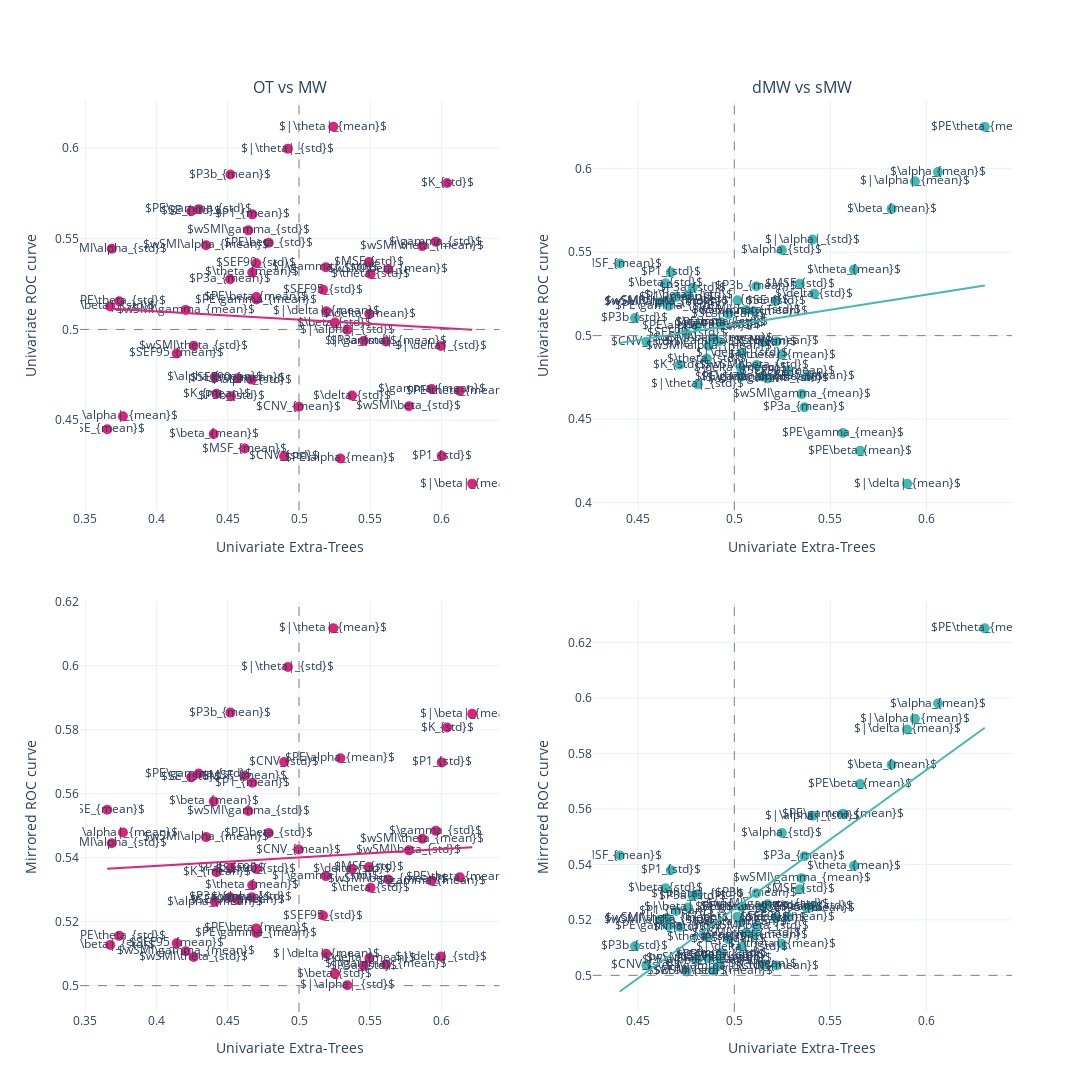

The notebook cell this image was saved under:
### Markdown cell above
## ROC vs Extra trees

### Code cell
mind_regression = sm.OLS(mind.AUC_roc, sm.add_constant(mind.AUC_extra)).fit().fittedvalues
mw_regression = sm.OLS(mw.AUC_roc,sm.add_constant(mw.AUC_extra)).fit().fittedvalues

fig = make_subplots(rows=2, cols=2, 
                    subplot_titles = ['OT vs MW', 'dMW vs sMW'],
                    specs=[[{"type": "scatter"}, {"type": "scatter"}], [{"type": "scatter"}, {"type": "scatter"}]],
                                           column_widths=[0.5, 0.5],
    row_heights=[0.5, 0.5],
                   vertical_spacing = 0.1)

fig.add_trace(go.Scatter(
    x=mind.AUC_extra,
    y=mind.AUC_roc,
    text = mind.markers,
    mode = 'markers+text',
    marker = {'color':pink, 'size': 10},
#     marker_symbol= symbol_fun(mind, significant_mw)
    
),row = 1, col = 1)
# fig.add_trace(px.scatter(mind, x = 'AUC_x', y = 'AUC_y', trendline= 'ols', text = 'marker'), row = 1, col = 1)

fig.add_vline(x=0.5, line_width=1, line_dash="dash", line_color="grey", row = 1, col = 1)
fig.add_hline(y=0.5, line_width=1, line_dash="dash", line_color="grey", row = 1, col = 1)

fig.add_trace(go.Scatter(name='line of best fit', x=mind.AUC_extra, y=mind_regression, mode='lines', line_color=pink), row = 1, col = 1)


fig.add_trace(go.Scatter(
    x=mw.AUC_extra,
    y=mw.AUC_roc,
    text = mw.markers,
    mode = 'markers+text',
    marker = {'color':lblue, 'size': 10},
#     marker_symbol= symbol_fun(mind, significant_mw)
    
), row =1, col = 2)

fig.add_vline(x=0.5, line_width=1, line_dash="dash", line_color="grey", row = 1, col = 2)
fig.add_hline(y=0.5, line_width=1, line_dash="dash", line_color="grey", row = 1, col = 2)
fig.add_trace(go.Scatter(name='line of best fit', x=mw.AUC_extra, y=mw_regression, mode='lines', line_color=lblue), row = 1, col = 2)

# # Update xaxis properties
fig.update_xaxes(title_text="Univariate Extra-Trees",row=1, col=1)
fig.update_xaxes(title_text="Univariate Extra-Trees",row=1, col=2)

# # Update yaxis properties
fig.update_yaxes(title_text="Univariate ROC curve", row=1, col=1)
fig.update_yaxes(title_text="Univariate ROC curve", row=1, col=2)

##################
#### Mirrored ####
##################

mind_regression = sm.OLS(mind.AUC_mirror, sm.add_constant(mind.AUC_extra)).fit().fittedvalues
mw_regression = sm.OLS(mw.AUC_mirror,sm.add_constant(mw.AUC_extra)).fit().fittedvalues


fig.add_trace(go.Scatter(
    x=mind.AUC_extra,
    y=mind.AUC_mirror,
    text = mind.markers,
    mode = 'markers+text',
    marker = {'color':pink, 'size': 10},
#     marker_symbol= symbol_fun(mind, significant_mw)
    
),row = 2, col = 1)
# fig.add_trace(px.scatter(mind, x = 'AUC_x', y = 'AUC_y', trendline= 'ols', text = 'marker'), row = 1, col = 1)

fig.add_vline(x=0.5, line_width=1, line_dash="dash", line_color="grey", row = 2, col = 1)
fig.add_hline(y=0.5, line_width=1, line_dash="dash", line_color="grey", row = 2, col = 1)

fig.add_trace(go.Scatter(name='line of best fit', x=mind.AUC_extra, y=mind_regression, mode='lines', line_color=pink), row = 2, col = 1)


fig.add_trace(go.Scatter(
    x=mw.AUC_extra,
    y=mw.AUC_mirror,
    text = mw.markers,
    mode = 'markers+text',
    marker = {'color':lblue, 'size': 10},
#     marker_symbol= symbol_fun(mind, significant_mw)
    
), row =2, col = 2)
fig.add_vline(x=0.5, line_width=1, line_dash="dash", line_color="grey", row = 2, col = 2)
fig.add_hline(y=0.5, line_width=1, line_dash="dash", line_color="grey", row = 2, col = 2)
fig.add_trace(go.Scatter(name='line of best fit', x=mw.AUC_extra, y=mw_regression, mode='lines', line_color=lblue), row = 2, col = 2)


# # Update xaxis properties
fig.update_xaxes(title_text="Univariate Extra-Trees",row=2, col=1)
fig.update_xaxes(title_text="Univariate Extra-Trees",row=2, col=2)

# # Update yaxis properties
fig.update_yaxes(title_text="Mirrored ROC curve", row=2, col=1)
fig.update_yaxes(title_text="Mirrored ROC curve", row=2, col=2)



fig.update_layout(
    width=1200,
    height=1200,    
    template = "plotly_white",
    showlegend=False,

)

fig.show()
pio.write_json(fig, 'Figs/univariate_roc_extratrees.plotly')
fig.write_image('Figs/univariate_roc_extratrees.png')
fig.write_image("Figs//univariate_roc_extratrees.pdf")

### Figure 1 — Plotly figure (JSON) as saved in the notebook; plotly's stock layout.template omitted (floating-point values rounded to 4 significant figures)
{"data": [{"marker": {"color": "#DE237B", "size": 10}, "mode": "markers+text", "text": ["$CNV_{mean}$", "$CNV_{std}$", "$P1_{mean}$", "$P1_{std}$", "$P3a_{mean}$", "$P3a_{std}$", "$P3b_{mean}$", "$P3b_{std}$", "$\\alpha_{mean}$", "$|\\alpha|_{mean}$", "$|\\alpha|_{std}$", "$\\alpha_{std}$", "$\\beta_{mean}$", "$|\\beta|_{mean}$", "$|\\beta|_{std}$", "$\\beta_{std}$", "$\\delta_{mean}$", "$|\\delta|_{mean}$", "$|\\delta|_{std}$", "$\\delta_{std}$", "$\\gamma_{mean}$", "$|\\gamma|_{mean}$", "$|\\gamma|_{std}$", "$\\gamma_{std}$", "$K_{mean}$", "$K_{std}$", "$MSF_{mean}$", "$MSF_{std}$", "$PE\\gamma_{mean}$", "$PE\\gamma_{std}$", "$PE\\beta_{mean}$", "$PE\\beta_{std}$", "$PE\\alpha_{mean}$", "$PE\\theta_{mean}$", "$PE\\theta_{std}$", "$SE_{mean}$", "$SE_{std}$", "$SEF90_{mean}$", "$SEF90_{std}$", "$SEF95_{mean}$", "$SEF95_{std}$", "$\\theta_{mean}$", "$|\\theta|_{mean}$", "$|\\theta|_{std}$", "$\\theta_{std}$", "$wSMI\\gamma_{mean}$", "$wSMI\\gamma_{std}$", "$wSMI\\beta_{mean}$", "$wSMI\\beta_{std}$", "$wSMI\\alpha_{mean}$", "$wSMI\\alpha_{std}$", "$wSMI\\theta_{mean}$", "$wSMI\\theta_{std}$"], "type": "scatter", "x": [0.4998, 0.4895, 0.4672, 0.6002, 0.4516, 0.5455, 0.4518, 0.4522, 0.4408, 0.3764, 0.5339, 0.4668, 0.4401, 0.6216, 0.3674, 0.5252, 0.5494, 0.5191, 0.5997, 0.5372, 0.5931, 0.5611, 0.5189, 0.5961, 0.4421, 0.604, 0.4619, 0.5491, 0.4701, 0.4295, 0.47, 0.4787, 0.5291, 0.613, 0.3737, 0.3653, 0.4243, 0.4571, 0.47, 0.4141, 0.5169, 0.4671, 0.5241, 0.4922, 0.5503, 0.4205, 0.4644, 0.5627, 0.5772, 0.4347, 0.3685, 0.5866, 0.426], "xaxis": "x", "y": [0.4574, 0.4301, 0.5634, 0.4302, 0.5276, 0.4938, 0.5854, 0.4632, 0.4738, 0.4521, 0.4999, 0.4724, 0.4424, 0.415, 0.5127, 0.5038, 0.5086, 0.51, 0.4909, 0.4635, 0.4672, 0.4934, 0.5343, 0.5484, 0.4645, 0.5807, 0.4344, 0.5371, 0.5165, 0.5663, 0.5179, 0.5477, 0.4289, 0.4661, 0.5156, 0.445, 0.5651, 0.4731, 0.5365, 0.4868, 0.5219, 0.5314, 0.6117, 0.5996, 0.5306, 0.5108, 0.5546, 0.5332, 0.4577, 0.5464, 0.5445, 0.5459, 0.491], "yaxis": "y"}, {"line": {"color": "#DE237B"}, "mode": "lines", "name": "line of best fit", "type": "scatter", "x": [0.4998, 0.4895, 0.4672, 0.6002, 0.4516, 0.5455, 0.4518, 0.4522, 0.4408, 0.3764, 0.5339, 0.4668, 0.4401, 0.6216, 0.3674, 0.5252, 0.5494, 0.5191, 0.5997, 0.5372, 0.5931, 0.5611, 0.5189, 0.5961, 0.4421, 0.604, 0.4619, 0.5491, 0.4701, 0.4295, 0.47, 0.4787, 0.5291, 0.613, 0.3737, 0.3653, 0.4243, 0.4571, 0.47, 0.4141, 0.5169, 0.4671, 0.5241, 0.4922, 0.5503, 0.4205, 0.4644, 0.5627, 0.5772, 0.4347, 0.3685, 0.5866, 0.426], "xaxis": "x", "y": [0.5054, 0.5059, 0.5069, 0.5008, 0.5076, 0.5033, 0.5076, 0.5076, 0.5081, 0.511, 0.5038, 0.5069, 0.5081, 0.4998, 0.5115, 0.5042, 0.5031, 0.5045, 0.5008, 0.5037, 0.5011, 0.5026, 0.5045, 0.501, 0.508, 0.5006, 0.5071, 0.5031, 0.5067, 0.5086, 0.5068, 0.5064, 0.504, 0.5002, 0.5112, 0.5116, 0.5088, 0.5073, 0.5068, 0.5093, 0.5046, 0.5069, 0.5043, 0.5057, 0.5031, 0.509, 0.507, 0.5025, 0.5018, 0.5084, 0.5114, 0.5014, 0.5088], "yaxis": "y"}, {"marker": {"color": "#42B9B2", "size": 10}, "mode": "markers+text", "text": ["$CNV_{mean}$", "$CNV_{std}$", "$P1_{mean}$", "$P1_{std}$", "$P3a_{mean}$", "$P3a_{std}$", "$P3b_{mean}$", "$P3b_{std}$", "$\\alpha_{mean}$", "$|\\alpha|_{mean}$", "$|\\alpha|_{std}$", "$\\alpha_{std}$", "$\\beta_{mean}$", "$|\\beta|_{mean}$", "$|\\beta|_{std}$", "$\\beta_{std}$", "$\\delta_{mean}$", "$|\\delta|_{mean}$", "$|\\delta|_{std}$", "$\\delta_{std}$", "$\\gamma_{mean}$", "$|\\gamma|_{mean}$", "$|\\gamma|_{std}$", "$\\gamma_{std}$", "$K_{mean}$", "$K_{std}$", "$MSF_{mean}$", "$MSF_{std}$", "$PE\\gamma_{mean}$", "$PE\\gamma_{std}$", "$PE\\beta_{mean}$", "$PE\\beta_{std}$", "$PE\\alpha_{mean}$", "$PE\\theta_{mean}$", "$PE\\theta_{std}$", "$SE_{mean}$", "$SE_{std}$", "$SEF90_{mean}$", "$SEF90_{std}$", "$SEF95_{mean}$", "$SEF95_{std}$", "$\\theta_{mean}$", "$|\\theta|_{mean}$", "$|\\theta|_{std}$", "$\\theta_{std}$", "$wSMI\\gamma_{mean}$", "$wSMI\\gamma_{std}$", "$wSMI\\beta_{mean}$", "$wSMI\\beta_{std}$", "$wSMI\\alpha_{mean}$", "$wSMI\\alpha_{std}$", "$wSMI\\theta_{mean}$", "$wSMI\\theta_{std}$"], "type": "scatter", "x": [0.522, 0.4542, 0.4697, 0.467, 0.5365, 0.4784, 0.5115, 0.4483, 0.606, 0.594, 0.5407, 0.5247, 0.5819, 0.5016, 0.476, 0.4642, 0.5034, 0.5899, 0.5039, 0.5416, 0.5104, 0.5145, 0.4919, 0.4931, 0.5151, 0.4716, 0.4404, 0.5341, 0.5565, 0.4659, 0.5655, 0.493, 0.4806, 0.6303, 0.5037, 0.497, 0.5215, 0.5278, 0.4751, 0.5379, 0.4928, 0.5623, 0.5247, 0.481, 0.4857, 0.5351, 0.5173, 0.4888, 0.5117, 0.4866, 0.4612, 0.465, 0.5062], "xaxis": "x2", "y": [0.4965, 0.4963, 0.5232, 0.5379, 0.457, 0.5287, 0.5296, 0.5105, 0.598, 0.5925, 0.5576, 0.5513, 0.5759, 0.5211, 0.5245, 0.5314, 0.4808, 0.4113, 0.4897, 0.525, 0.5146, 0.4755, 0.4965, 0.508, 0.496, 0.4826, 0.5432, 0.531, 0.4417, 0.5178, 0.431, 0.5074, 0.5057, 0.6251, 0.4753, 0.513, 0.5208, 0.4789, 0.5014, 0.4758, 0.5065, 0.5396, 0.4886, 0.4708, 0.4862, 0.4649, 0.4743, 0.4983, 0.4823, 0.4939, 0.52, 0.5207, 0.5154], "yaxis": "y2"}, {"line": {"color": "#42B9B2"}, "mode": "lines", "name": "line of best fit", "type": "scatter", "x": [0.522, 0.4542, 0.4697, 0.467, 0.5365, 0.4784, 0.5115, 0.4483, 0.606, 0.594, 0.5407, 0.5247, 0.5819, 0.5016, 0.476, 0.4642, 0.5034, 0.5899, 0.5039, 0.5416, 0.5104, 0.5145, 0.4919, 0.4931, 0.5151, 0.4716, 0.4404, 0.5341, 0.5565, 0.4659, 0.5655, 0.493, 0.4806, 0.6303, 0.5037, 0.497, 0.5215, 0.5278, 0.4751, 0.5379, 0.4928, 0.5623, 0.5247, 0.481, 0.4857, 0.5351, 0.5173, 0.4888, 0.5117, 0.4866, 0.4612, 0.465, 0.5062], "xaxis": "x2", "y": [0.5104, 0.4981, 0.501, 0.5004, 0.513, 0.5025, 0.5085, 0.4971, 0.5256, 0.5234, 0.5138, 0.5109, 0.5212, 0.5067, 0.5021, 0.4999, 0.507, 0.5227, 0.5071, 0.514, 0.5083, 0.509, 0.505, 0.5052, 0.5092, 0.5013, 0.4956, 0.5126, 0.5166, 0.5003, 0.5183, 0.5052, 0.5029, 0.53, 0.5071, 0.5059, 0.5103, 0.5114, 0.5019, 0.5133, 0.5051, 0.5177, 0.5109, 0.503, 0.5038, 0.5128, 0.5096, 0.5044, 0.5085, 0.504, 0.4994, 0.5001, 0.5075], "yaxis": "y2"}, {"marker": {"color": "#DE237B", "size": 10}, "mode": "markers+text", "text": ["$CNV_{mean}$", "$CNV_{std}$", "$P1_{mean}$", "$P1_{std}$", "$P3a_{mean}$", "$P3a_{std}$", "$P3b_{mean}$", "$P3b_{std}$", "$\\alpha_{mean}$", "$|\\alpha|_{mean}$", "$|\\alpha|_{std}$", "$\\alpha_{std}$", "$\\beta_{mean}$", "$|\\beta|_{mean}$", "$|\\beta|_{std}$", "$\\beta_{std}$", "$\\delta_{mean}$", "$|\\delta|_{mean}$", "$|\\delta|_{std}$", "$\\delta_{std}$", "$\\gamma_{mean}$", "$|\\gamma|_{mean}$", "$|\\gamma|_{std}$", "$\\gamma_{std}$", "$K_{mean}$", "$K_{std}$", "$MSF_{mean}$", "$MSF_{std}$", "$PE\\gamma_{mean}$", "$PE\\gamma_{std}$", "$PE\\beta_{mean}$", "$PE\\beta_{std}$", "$PE\\alpha_{mean}$", "$PE\\theta_{mean}$", "$PE\\theta_{std}$", "$SE_{mean}$", "$SE_{std}$", "$SEF90_{mean}$", "$SEF90_{std}$", "$SEF95_{mean}$", "$SEF95_{std}$", "$\\theta_{mean}$", "$|\\theta|_{mean}$", "$|\\theta|_{std}$", "$\\theta_{std}$", "$wSMI\\gamma_{mean}$", "$wSMI\\gamma_{std}$", "$wSMI\\beta_{mean}$", "$wSMI\\beta_{std}$", "$wSMI\\alpha_{mean}$", "$wSMI\\alpha_{std}$", "$wSMI\\theta_{mean}$", "$wSMI\\theta_{std}$"], "type": "scatter", "x": [0.4998, 0.4895, 0.4672, 0.6002, 0.4516, 0.5455, 0.4518, 0.4522, 0.4408, 0.3764, 0.5339, 0.4668, 0.4401, 0.6216, 0.3674, 0.5252, 0.5494, 0.5191, 0.5997, 0.5372, 0.5931, 0.5611, 0.5189, 0.5961, 0.4421, 0.604, 0.4619, 0.5491, 0.4701, 0.4295, 0.47, 0.4787, 0.5291, 0.613, 0.3737, 0.3653, 0.4243, 0.4571, 0.47, 0.4141, 0.5169, 0.4671, 0.5241, 0.4922, 0.5503, 0.4205, 0.4644, 0.5627, 0.5772, 0.4347, 0.3685, 0.5866, 0.426], "xaxis": "x3", "y": [0.5426, 0.5699, 0.5634, 0.5698, 0.5276, 0.5062, 0.5854, 0.5368, 0.5262, 0.5479, 0.5001, 0.5276, 0.5576, 0.585, 0.5127, 0.5038, 0.5086, 0.51, 0.5091, 0.5365, 0.5328, 0.5066, 0.5343, 0.5484, 0.5355, 0.5807, 0.5656, 0.5371, 0.5165, 0.5663, 0.5179, 0.5477, 0.5711, 0.5339, 0.5156, 0.555, 0.5651, 0.5269, 0.5365, 0.5132, 0.5219, 0.5314, 0.6117, 0.5996, 0.5306, 0.5108, 0.5546, 0.5332, 0.5423, 0.5464, 0.5445, 0.5459, 0.509], "yaxis": "y3"}, {"line": {"color": "#DE237B"}, "mode": "lines", "name": "line of best fit", "type": "scatter", "x": [0.4998, 0.4895, 0.4672, 0.6002, 0.4516, 0.5455, 0.4518, 0.4522, 0.4408, 0.3764, 0.5339, 0.4668, 0.4401, 0.6216, 0.3674, 0.5252, 0.5494, 0.5191, 0.5997, 0.5372, 0.5931, 0.5611, 0.5189, 0.5961, 0.4421, 0.604, 0.4619, 0.5491, 0.4701, 0.4295, 0.47, 0.4787, 0.5291, 0.613, 0.3737, 0.3653, 0.4243, 0.4571, 0.47, 0.4141, 0.5169, 0.4671, 0.5241, 0.4922, 0.5503, 0.4205, 0.4644, 0.5627, 0.5772, 0.4347, 0.3685, 0.5866, 0.426], "xaxis": "x3", "y": [0.5401, 0.5398, 0.5392, 0.5427, 0.5388, 0.5413, 0.5388, 0.5388, 0.5385, 0.5368, 0.541, 0.5392, 0.5385, 0.5433, 0.5366, 0.5408, 0.5414, 0.5406, 0.5427, 0.5411, 0.5425, 0.5417, 0.5406, 0.5426, 0.5386, 0.5428, 0.5391, 0.5414, 0.5393, 0.5382, 0.5393, 0.5395, 0.5409, 0.5431, 0.5368, 0.5365, 0.5381, 0.539, 0.5393, 0.5378, 0.5405, 0.5392, 0.5407, 0.5399, 0.5414, 0.538, 0.5392, 0.5417, 0.5421, 0.5384, 0.5366, 0.5424, 0.5381], "yaxis": "y3"}, {"marker": {"color": "#42B9B2", "size": 10}, "mode": "markers+text", "text": ["$CNV_{mean}$", "$CNV_{std}$", "$P1_{mean}$", "$P1_{std}$", "$P3a_{mean}$", "$P3a_{std}$", "$P3b_{mean}$", "$P3b_{std}$", "$\\alpha_{mean}$", "$|\\alpha|_{mean}$", "$|\\alpha|_{std}$", "$\\alpha_{std}$", "$\\beta_{mean}$", "$|\\beta|_{mean}$", "$|\\beta|_{std}$", "$\\beta_{std}$", "$\\delta_{mean}$", "$|\\delta|_{mean}$", "$|\\delta|_{std}$", "$\\delta_{std}$", "$\\gamma_{mean}$", "$|\\gamma|_{mean}$", "$|\\gamma|_{std}$", "$\\gamma_{std}$", "$K_{mean}$", "$K_{std}$", "$MSF_{mean}$", "$MSF_{std}$", "$PE\\gamma_{mean}$", "$PE\\gamma_{std}$", "$PE\\beta_{mean}$", "$PE\\beta_{std}$", "$PE\\alpha_{mean}$", "$PE\\theta_{mean}$", "$PE\\theta_{std}$", "$SE_{mean}$", "$SE_{std}$", "$SEF90_{mean}$", "$SEF90_{std}$", "$SEF95_{mean}$", "$SEF95_{std}$", "$\\theta_{mean}$", "$|\\theta|_{mean}$", "$|\\theta|_{std}$", "$\\theta_{std}$", "$wSMI\\gamma_{mean}$", "$wSMI\\gamma_{std}$", "$wSMI\\beta_{mean}$", "$wSMI\\beta_{std}$", "$wSMI\\alpha_{mean}$", "$wSMI\\alpha_{std}$", "$wSMI\\theta_{mean}$", "$wSMI\\theta_{std}$"], "type": "scatter", "x": [0.522, 0.4542, 0.4697, 0.467, 0.5365, 0.4784, 0.5115, 0.4483, 0.606, 0.594, 0.5407, 0.5247, 0.5819, 0.5016, 0.476, 0.4642, 0.5034, 0.5899, 0.5039, 0.5416, 0.5104, 0.5145, 0.4919, 0.4931, 0.5151, 0.4716, 0.4404, 0.5341, 0.5565, 0.4659, 0.5655, 0.493, 0.4806, 0.6303, 0.5037, 0.497, 0.5215, 0.5278, 0.4751, 0.5379, 0.4928, 0.5623, 0.5247, 0.481, 0.4857, 0.5351, 0.5173, 0.4888, 0.5117, 0.4866, 0.4612, 0.465, 0.5062], "xaxis": "x4", "y": [0.5035, 0.5037, 0.5232, 0.5379, 0.543, 0.5287, 0.5296, 0.5105, 0.598, 0.5925, 0.5576, 0.5513, 0.5759, 0.5211, 0.5245, 0.5314, 0.5192, 0.5887, 0.5103, 0.525, 0.5146, 0.5245, 0.5035, 0.508, 0.504, 0.5174, 0.5432, 0.531, 0.5583, 0.5178, 0.569, 0.5074, 0.5057, 0.6251, 0.5247, 0.513, 0.5208, 0.5211, 0.5014, 0.5242, 0.5065, 0.5396, 0.5114, 0.5292, 0.5138, 0.5351, 0.5257, 0.5017, 0.5177, 0.5061, 0.52, 0.5207, 0.5154], "yaxis": "y4"}, {"line": {"color": "#42B9B2"}, "mode": "lines", "name": "line of best fit", "type": "scatter", "x": [0.522, 0.4542, 0.4697, 0.467, 0.5365, 0.4784, 0.5115, 0.4483, 0.606, 0.594, 0.5407, 0.5247, 0.5819, 0.5016, 0.476, 0.4642, 0.5034, 0.5899, 0.5039, 0.5416, 0.5104, 0.5145, 0.4919, 0.4931, 0.5151, 0.4716, 0.4404, 0.5341, 0.5565, 0.4659, 0.5655, 0.493, 0.4806, 0.6303, 0.5037, 0.497, 0.5215, 0.5278, 0.4751, 0.5379, 0.4928, 0.5623, 0.5247, 0.481, 0.4857, 0.5351, 0.5173, 0.4888, 0.5117, 0.4866, 0.4612, 0.465, 0.5062], "xaxis": "x4", "y": [0.535, 0.5011, 0.5089, 0.5075, 0.5423, 0.5132, 0.5298, 0.4981, 0.5771, 0.5711, 0.5444, 0.5364, 0.565, 0.5248, 0.512, 0.5061, 0.5257, 0.569, 0.526, 0.5449, 0.5292, 0.5313, 0.52, 0.5206, 0.5316, 0.5098, 0.4942, 0.5411, 0.5523, 0.5069, 0.5568, 0.5205, 0.5143, 0.5893, 0.5259, 0.5225, 0.5348, 0.5379, 0.5116, 0.543, 0.5204, 0.5552, 0.5364, 0.5145, 0.5169, 0.5416, 0.5327, 0.5184, 0.5299, 0.5173, 0.5046, 0.5065, 0.5271], "yaxis": "y4"}], "layout": {"annotations": [{"font": {"size": 16}, "showarrow": false, "text": "OT vs MW", "x": 0.225, "xanchor": "center", "xref": "paper", "y": 1, "yanchor": "bottom", "yref": "paper"}, {"font": {"size": 16}, "showarrow": false, "text": "dMW vs sMW", "x": 0.775, "xanchor": "center", "xref": "paper", "y": 1, "yanchor": "bottom", "yref": "paper"}], "height": 1200, "shapes": [{"line": {"color": "grey", "dash": "dash", "width": 1}, "type": "line", "x0": 0.5, "x1": 0.5, "xref": "x", "y0": 0, "y1": 1, "yref": "y domain"}, {"line": {"color": "grey", "dash": "dash", "width": 1}, "type": "line", "x0": 0, "x1": 1, "xref": "x domain", "y0": 0.5, "y1": 0.5, "yref": "y"}, {"line": {"color": "grey", "dash": "dash", "width": 1}, "type": "line", "x0": 0.5, "x1": 0.5, "xref": "x2", "y0": 0, "y1": 1, "yref": "y2 domain"}, {"line": {"color": "grey", "dash": "dash", "width": 1}, "type": "line", "x0": 0, "x1": 1, "xref": "x2 domain", "y0": 0.5, "y1": 0.5, "yref": "y2"}, {"line": {"color": "grey", "dash": "dash", "width": 1}, "type": "line", "x0": 0.5, "x1": 0.5, "xref": "x3", "y0": 0, "y1": 1, "yref": "y3 domain"}, {"line": {"color": "grey", "dash": "dash", "width": 1}, "type": "line", "x0": 0, "x1": 1, "xref": "x3 domain", "y0": 0.5, "y1": 0.5, "yref": "y3"}, {"line": {"color": "grey", "dash": "dash", "width": 1}, "type": "line", "x0": 0.5, "x1": 0.5, "xref": "x4", "y0": 0, "y1": 1, "yref": "y4 domain"}, {"line": {"color": "grey", "dash": "dash", "width": 1}, "type": "line", "x0": 0, "x1": 1, "xref": "x4 domain", "y0": 0.5, "y1": 0.5, "yref": "y4"}], "showlegend": false, "width": 1200, "xaxis": {"anchor": "y", "domain": [0, 0.45], "title": {"text": "Univariate Extra-Trees"}}, "xaxis2": {"anchor": "y2", "domain": [0.55, 1], "title": {"text": "Univariate Extra-Trees"}}, "xaxis3": {"anchor": "y3", "domain": [0, 0.45], "title": {"text": "Univariate Extra-Trees"}}, "xaxis4": {"anchor": "y4", "domain": [0.55, 1], "title": {"text": "Univariate Extra-Trees"}}, "yaxis": {"anchor": "x", "domain": [0.55, 1], "title": {"text": "Univariate ROC curve"}}, "yaxis2": {"anchor": "x2", "domain": [0.55, 1], "title": {"text": "Univariate ROC curve"}}, "yaxis3": {"anchor": "x3", "domain": [0, 0.45], "title": {"text": "Mirrored ROC curve"}}, "yaxis4": {"anchor": "x4", "domain": [0, 0.45], "title": {"text": "Mirrored ROC curve"}}}}
